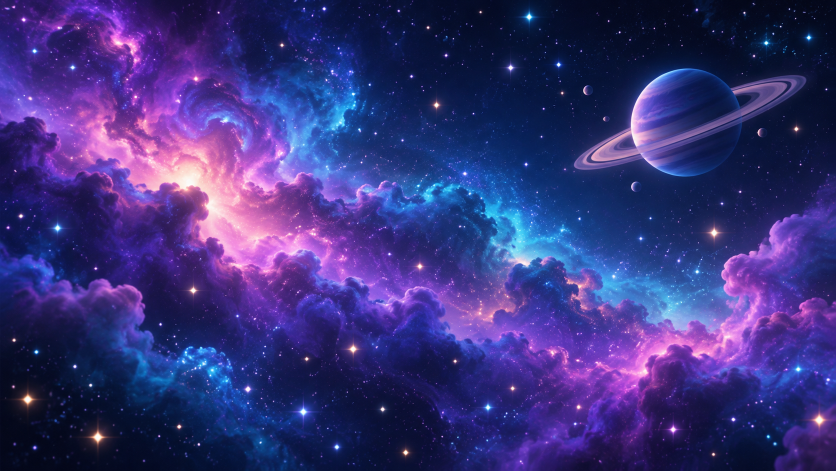
#> input picture art_src/scenes/space_sky.png, 1672 x 941 px (shown at 1/2 size)
$ python build_scenes.py
#> lines starting #> are read from the running program, lines starting #| are printed output that depends on the picture; after the words box and inside, x2 and y2 are one past the last pixel; in counts of white or black regions, pixels touching at a corner belong together
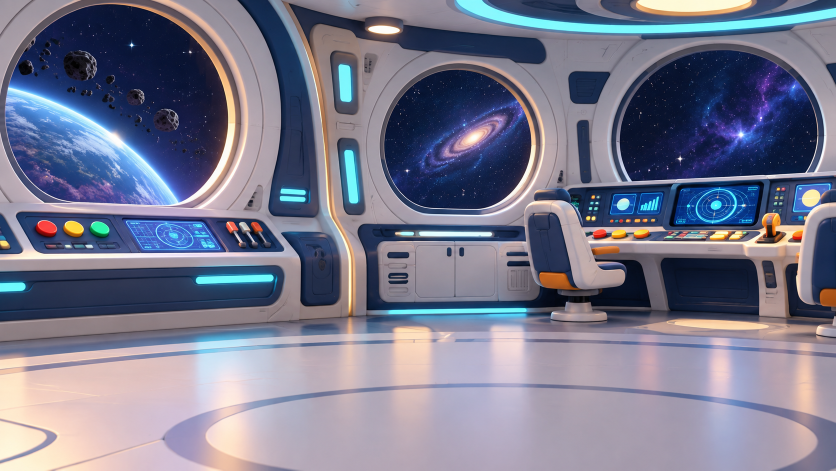
#> input picture art_src/scenes/ship_interior.png, 1672 x 941 px (shown at 1/2 size)
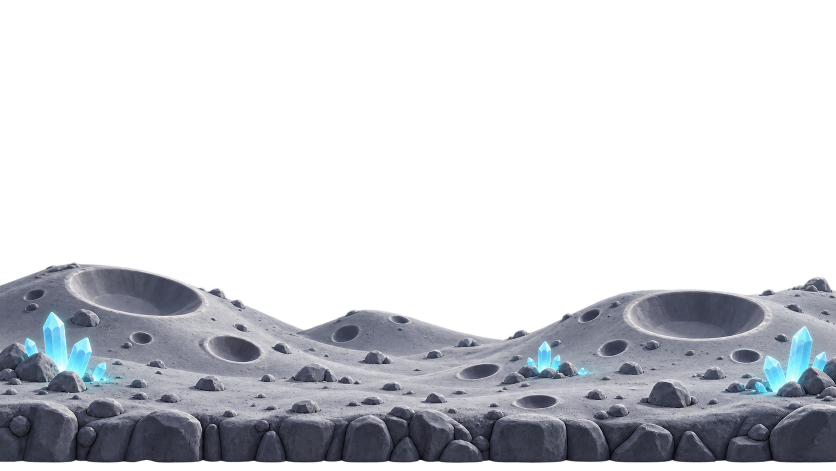
#> input picture art_src/scenes/moon_ground.png, 1672 x 941 px (shown at 1/2 size)
#> in main, g is the input picture: PIL image 1672x941 RGBA; mean R, G, B, A 41.1, 43, 47.8, 87.1
#!/usr/bin/env python3
"""Exporta os cenários pintados de art_src/scenes para game/assets/scenes (tamanho do jogo).

Correção científica: o chão da Lua veio com cristais azuis brilhando, que não existem na Lua. Os pixels
ciano/azuis saturados viram rocha cinza com o mesmo relevo (luminância preservada e escurecida).
Uso: python3 tools/build_scenes.py
"""
import os
import numpy as np
from PIL import Image

ROOT = os.path.join(os.path.dirname(os.path.abspath(__file__)), "..")
SRC = os.path.join(ROOT, "art_src", "scenes")
DST = os.path.join(ROOT, "game", "assets", "scenes")


def rgb_to_hsv(a):
    r, g, b = a[..., 0], a[..., 1], a[..., 2]
#> g: shape (941, 1672) float64
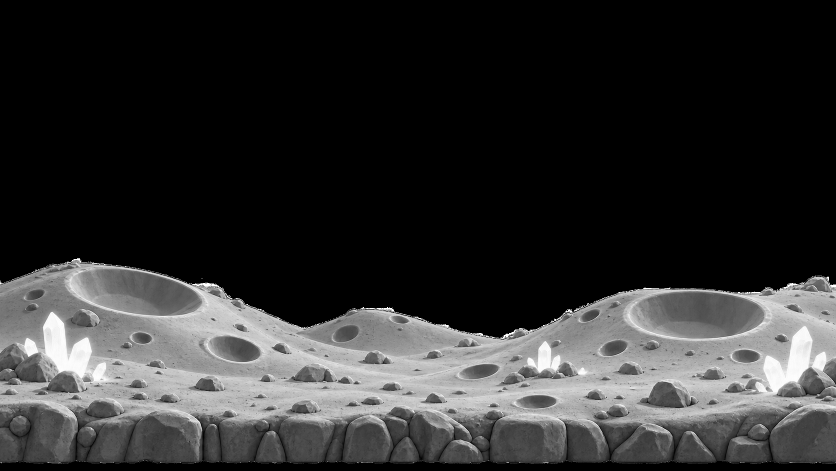
#> b: shape (941, 1672) float64 (shown at 1/2 size); min 0, max 1, mean 0.187
    mx = a.max(-1); mn = a.min(-1); d = mx - mn + 1e-6
    h = np.where(mx == r, ((g - b) / d) % 6, np.where(mx == g, (b - r) / d + 2, (r - g) / d + 4)) / 6.0
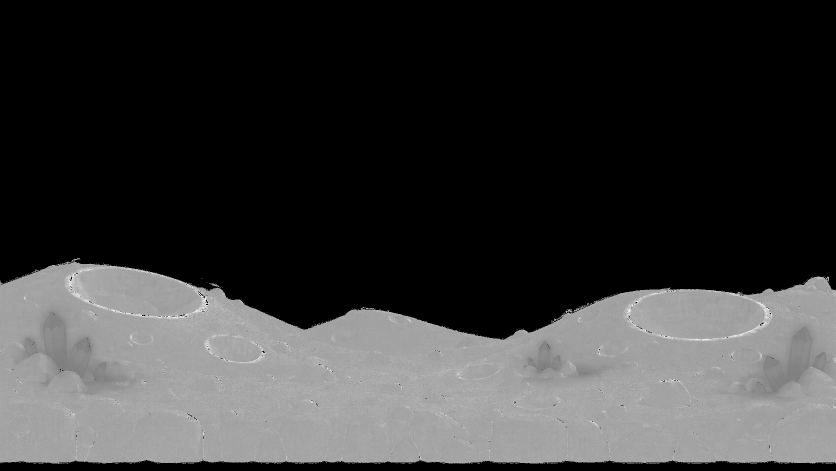
#> h: shape (941, 1672) float64 (shown at 1/2 size); min 0, max 0.979, mean 0.223
    return h, d / (mx + 1e-6), mx


def no_crystals(img):
    a = np.array(img).astype(float) / 255.0
    rgb = a[..., :3]
    h, s, v = rgb_to_hsv(rgb)
    cyan = (h > 0.44) & (h < 0.66) & (s > 0.22)
    lum = (rgb * [0.3, 0.59, 0.11]).sum(-1)
    grey = np.clip(lum * 0.78 + 0.04, 0, 1)
    rock = np.stack([grey * 0.98, grey * 0.98, grey * 1.02], -1)
    w = np.clip((s - 0.22) / 0.2, 0, 1)[..., None] * cyan[..., None]
    a[..., :3] = rgb * (1 - w) + rock * w
    return Image.fromarray((np.clip(a, 0, 1) * 255).astype(np.uint8))


def cover_crystals(img):
    """Cada aglomerado de cristal vira uma rocha lunar pintada (mesma arte dos props), apoiada no chão."""
    from scipy import ndimage
    a = np.array(img).astype(float) / 255.0
    h, s, v = rgb_to_hsv(a[..., :3])
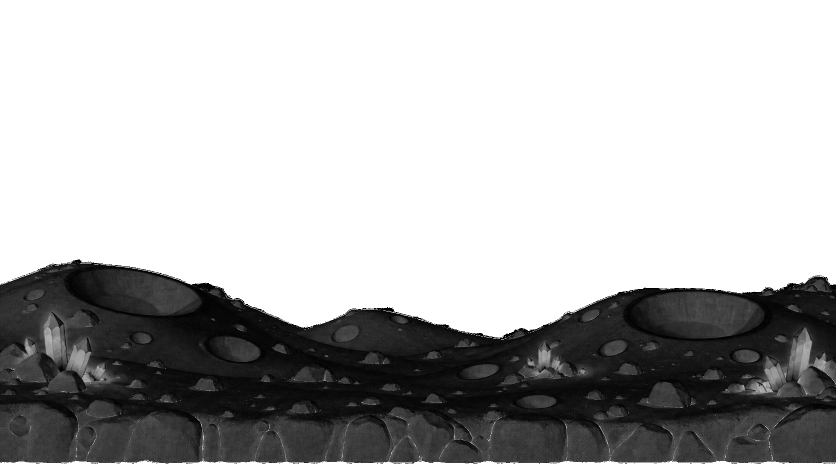
#> s: shape (941, 1672) float64 (shown at 1/2 size); min 1e-06, max 1, mean 0.707
    mask = (h > 0.44) & (h < 0.66) & (s > 0.3) & (v > 0.45) & (a[..., 3] > 0.5)
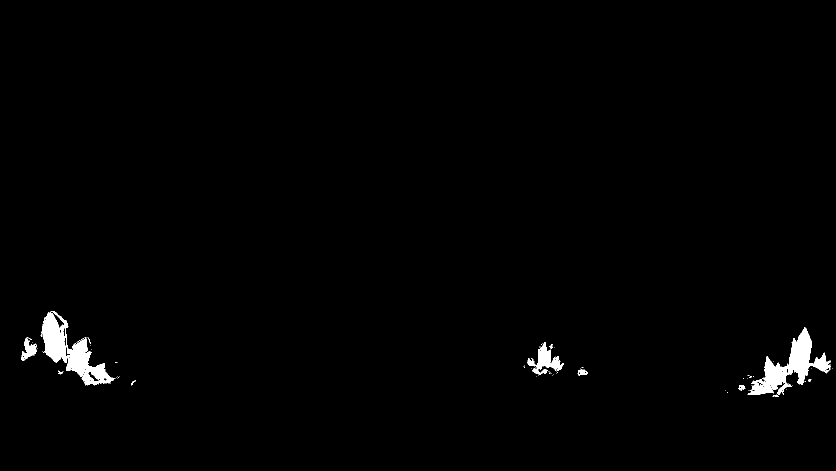
#> mask: shape (941, 1672) bool (shown at 1/2 size); 1.1% white; 71 white regions (57 under 20 px), largest, box (x1, y1, x2, y2) and area: (83, 622, 231, 771) 7452, (1575, 655, 1662, 770) 4045, (1495, 713, 1576, 790) 2741
    mask = ndimage.binary_closing(mask, iterations=6)
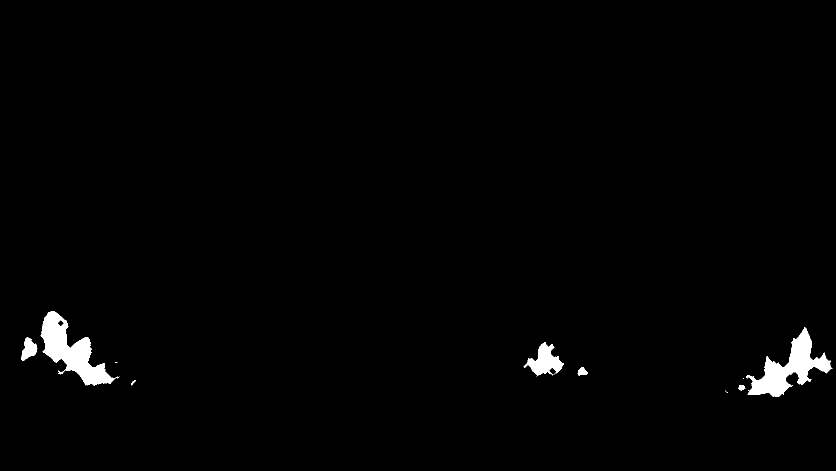
#> mask: shape (941, 1672) bool (shown at 1/2 size); 1.3% white; 10 white regions (3 under 20 px), largest, box (x1, y1, x2, y2) and area: (81, 622, 239, 772) 8687, (1492, 655, 1665, 794) 8342, (1047, 684, 1128, 753) 2564
    lab, n = ndimage.label(mask)
#> lab: shape (941, 1672) int32; 32 distinct labels, from 0 to 31
#> n = 31
    rocks = []
    for f in ("rock_mid", "rock_big", "rock_small"):
#> (the run stopped early here; a loop or call above may not have finished)
